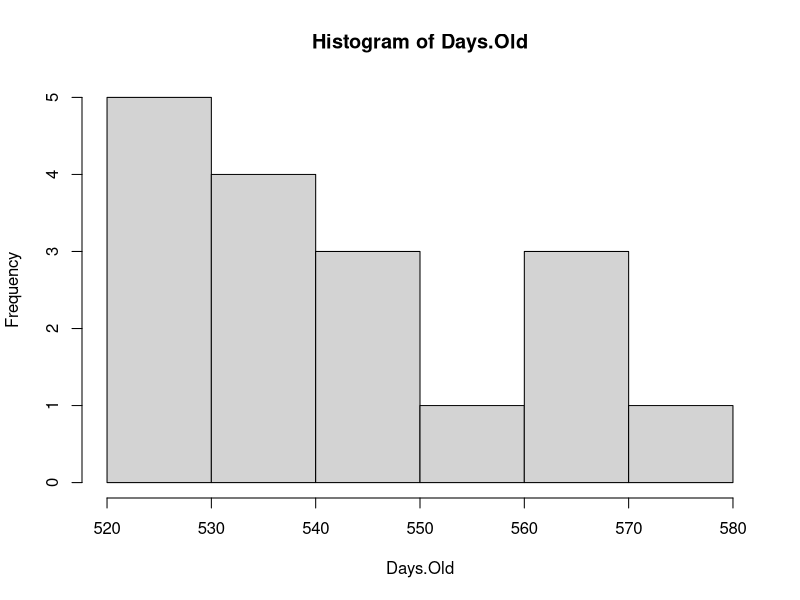
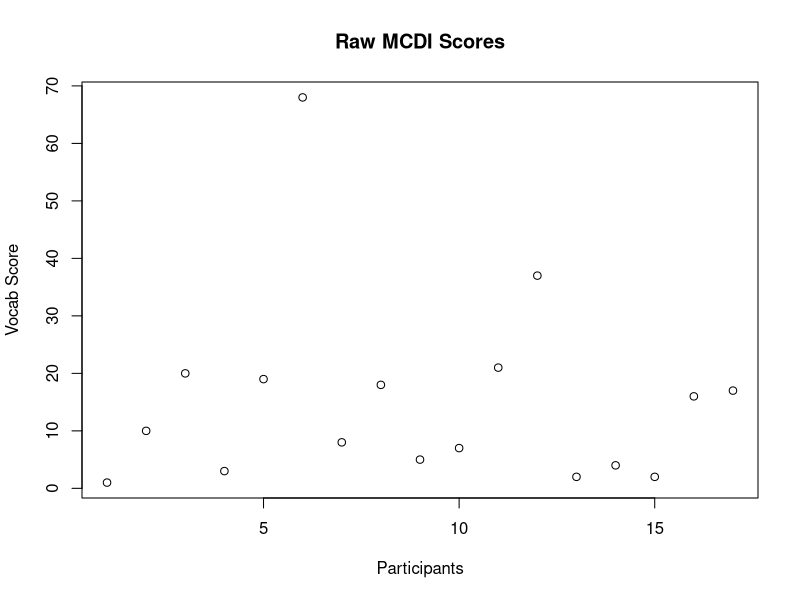
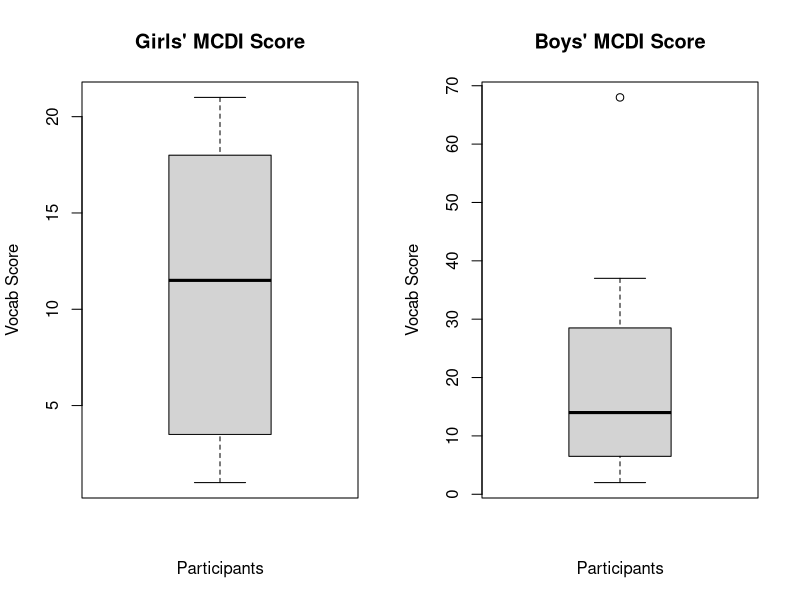
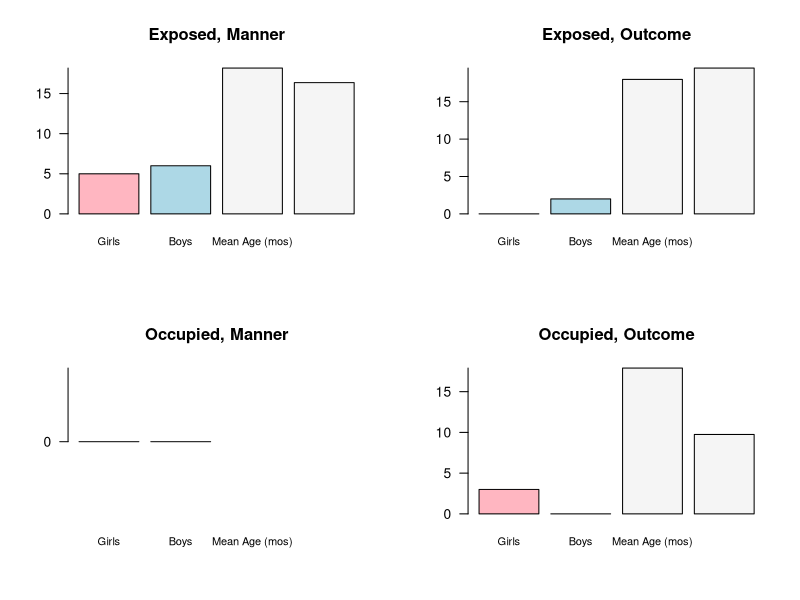

Reproduce these figures in R, in order. (Note: this script raises an error after producing the figures.)
## Chelsea Lide
## Headbop Data Analysis 
## Honors Thesis in Psychology: Mind, Brain, Behavior
## Harvard University, Class of 2016
## ---------------------------------------------------------------------------------------------------



## Exploratory Descriptive Analyses -----------------------------------------------------------------------------


if (!require(graphics)) {install.packages("graphics"); require(graphics)}


## Participant Descriptives -----------------------

raw.data <- read.csv("HBThesis_Data.csv")

# Kick out excluded participants

mydata <- raw.data[raw.data$Include == 1,]
mydata <- raw.data[!is.na(raw.data$Has.Exploration.Period),]

attach(mydata)

# Number of participants

n <- dim(mydata)[1]
n 

# Gender distribution

girls <- sum(mydata$Gender == "F")
boys <- sum(mydata$Gender == "M")

girls
boys

# Age 

summary(mydata$Year.and.Months)
summary(mydata$Days.Old)
hist(Days.Old)

# MCDI 

# All participants
summary(mydata$Raw.MCDI..Harvard.Only.)
plot(mydata$Raw.MCDI..Harvard.Only., main = "Raw MCDI Scores", xlab = "Participants", ylab = "Vocab Score")

# Gender Differences 
FMCDI <- subset(mydata, Gender == "F", select = Raw.MCDI..Harvard.Only.)
MMCDI <- subset(mydata, Gender == "M", select = Raw.MCDI..Harvard.Only.)

x11()
op <- par(mfrow = c(1,2))
boxplot(FMCDI, main = "Girls' MCDI Score", xlab = "Participants", ylab = "Vocab Score")
boxplot(MMCDI, main = "Boys' MCDI Score", xlab = "Participants", ylab = "Vocab Score")
par(op)


# Per Condition 

# gender, age, MCDI
sub.ex.man <- subset(mydata, Lang.Condition == "Dax to toy" & Action.Condition == "Hands Free", select = c(Gender, Days.Old, Raw.MCDI..Harvard.Only.))
sub.ex.out <- subset(mydata, Lang.Condition == "Dax toy" & Action.Condition == "Hands Free", select = c(Gender, Days.Old, Raw.MCDI..Harvard.Only.))
sub.oc.man <- subset(mydata, Lang.Condition == "Dax to toy" & Action.Condition == "Hands Occupied", select = c(Gender, Days.Old, Raw.MCDI..Harvard.Only.))
sub.oc.out <- subset(mydata, Lang.Condition == "Dax toy" & Action.Condition == "Hands Occupied", select = c(Gender, Days.Old, Raw.MCDI..Harvard.Only.))

# Exposed, Manner 
sem.girls <- sum(sub.ex.man$Gender == "F")
sem.boys <- sum(sub.ex.man$Gender == "M")
sem.age <- mean(sub.ex.man$Days.Old)
sem.MCDI <- mean(sub.ex.man$Raw.MCDI..Harvard.Only.)
ex.man <- c(sem.girls, sem.boys, I(sem.age/30), sem.MCDI)
ex.man

# Exposed, Outcome 
seo.girls <- sum(sub.ex.out$Gender == "F")
seo.boys <- sum(sub.ex.out$Gender == "M")
seo.age <- mean(sub.ex.out$Days.Old)
seo.MCDI <- mean(sub.ex.out$Raw.MCDI..Harvard.Only.)
ex.out <- c(seo.girls, seo.boys, I(seo.age/30), seo.MCDI)
ex.out

# Occupied, Manner 
som.girls <- sum(sub.oc.man$Gender == "F")
som.boys <- sum(sub.oc.man$Gender == "M")
som.age <- mean(sub.oc.man$Days.Old)
som.MCDI <- mean(sub.oc.man$Raw.MCDI..Harvard.Only.)
oc.man <- c(som.girls, som.boys, I(som.age/30), som.MCDI)
oc.man

# Occupied, Outcome 
soo.girls <- sum(sub.oc.out$Gender == "F")
soo.boys <- sum(sub.oc.out$Gender == "M")
soo.age <- mean(sub.oc.out$Days.Old)
soo.MCDI <- mean(sub.oc.out$Raw.MCDI..Harvard.Only.)
oc.out <- c(soo.girls, soo.boys, I(soo.age/30), soo.MCDI)
oc.out

x11()
op <- par(mfrow = c(2,2))
barplot(ex.man, names.arg = c("Girls", "Boys", "Mean Age (mos)", "Mean Vocab"),
        cex.names = .8, col = c("lightpink", "lightblue", "whitesmoke", "whitesmoke"), main = "Exposed, Manner", axes = FALSE)
axis(2, las = 1, at = seq(0 , 30, by = 5))
barplot(ex.out, names.arg = c("Girls", "Boys", "Mean Age (mos)", "Mean Vocab"), 
        cex.names = .8, col = c("lightpink", "lightblue", "whitesmoke", "whitesmoke"), main = "Exposed, Outcome", axes = FALSE)
axis(2, las = 1, at = seq(0 , 30, by = 5))
barplot(oc.man, names.arg = c("Girls", "Boys", "Mean Age (mos)", "Mean Vocab"), 
        cex.names = .8, col = c("lightpink", "lightblue", "whitesmoke", "whitesmoke"), main = "Occupied, Manner", axes = FALSE)
axis(2, las = 1, at = seq(0 , 30, by = 5))
barplot(oc.out, names.arg = c("Girls", "Boys", "Mean Age (mos)", "Mean Vocab"), 
        cex.names = .8, col = c("lightpink", "lightblue", "whitesmoke", "whitesmoke"), main = "Occupied, Outcome", axes = FALSE)
axis(2, las = 1, at = seq(0 , 30, by = 5))
par(op)

detach(mydata)

# -----------------------------------------------------------------------

#Read in and merge individual data sets

load_data <- function(path) { 
  files <- dir(path, pattern = '\\.csv', full.names = TRUE)
  tables <- lapply(files, read.csv)
  do.call(rbind, tables)
}

alldata <- load_data("/Users/cello72294/Desktop/Headbop Coded CSVs")

head(alldata)
attach(alldata)

## Trial Length Descriptives ----------------------



# Initializing the data frame 
trial.data <- subset(alldata, TrackName == "Total Trial Length", select = c(Participant, Condition, Hands, Language, Duration))
summary(trial.data)

# Converting duration units (from miliseconds to minutes)
duration.minutes <- I((trial.data$Duration/1000)/60)

# Initializing the data frame with converted units
participant.trial <- cbind(trial.data[1:4], duration.minutes)

# Between Hand Conditions

# Subset paricipants in the Hands Exposed Condtion
trial.ex <- subset(participant.trial, Hands == "Exposed", select = c(Participant, duration.minutes))

# Subset participants in the Hands Occupied Condition
trial.oc <- subset(participant.trial, Hands == "Occupied", select = c(Participant, duration.minutes))

# Plot the two side-by-side

x11()
op <- par(mfrow = c(1,2))
plot(trial.ex, type = "p", main = "Total Trial Duration - Hands Exposed", cex.main = .8, xlab = "Participants", ylab = "Duration (s)", axes = FALSE)
axis(1, lab = FALSE)
axis(2, las = 1, at = seq(0 , 20))
mdex <- mean(duration.minutes)
abline(h = mdex, col = "red") 
text(2,80, "mean = X seconds", cex = .6, col = "red") 
plot(trial.oc, type = "p", main = "Total Trial Duration - Hands Occupied", cex.main =.8, xlab = "Participants", ylab = " ", axes = FALSE) 
axis(1, lab = FALSE)
axis(2, las = 1, at = seq(0, 20))     
mdoc <- mean(duration.minutes) 
abline(h = mdoc, col = "red") 
text(2,80, "mean = X seconds", cex = .6, col = "red") 
par(op)

# Between Language Conditions

# Subset paricipants in the Hands Exposed Condtion
trial.man <- subset(participant.trial, Language == "Dax To", select = c(Participant, duration.minutes))

# Subset participants in the Hands Occupied Condition
trial.out <- subset(participant.trial, Language == "Dax", select = c(Participant, duration.minutes))

# Plot the two side-by-side

x11()
op <- par(mfrow = c(1,2))
plot(trial.man, type = "p", main = "Total Trial Duration - Manner", cex.main = .8, xlab = "Participants", ylab = "Duration (s)", axes = FALSE)
axis(1, lab = FALSE)
axis(2, las = 1, at = seq(0 , 20))
mdex <- mean(duration.minutes)
abline(h = mdex, col = "red") 
text(2,80, "mean = X seconds", cex = .6, col = "red") 
plot(trial.out, type = "p", main = "Total Trial Duration - Hands Occupied", cex.main =.8, xlab = "Participants", ylab = " ", axes = FALSE) 
axis(1, lab = FALSE)
axis(2, las = 1, at = seq(0, 20))     
mdoc <- mean(duration.minutes) 
abline(h = mdoc, col = "red") 
text(2,80, "mean = X seconds", cex = .6, col = "red") 
par(op)

# Between All Conditions

# Subsetting 

trial.1 <- subset(participant.trial, Condition == "Exposed, Dax To", select = c(Participant, duration.minutes))
trial.2 <- subset(participant.trial, Condition == "Exposed, Dax", select = c(Participant, duration.minutes))
trial.3 <- subset(participant.trial, Condition == "Occupied, Dax To", select = c(Participant, duration.minutes))
trial.4 <- subset(participant.trial, Condition == "Occupied, Dax", select = c(Participant, duration.minutes))

x11()
op <- par(mfrow = c(1,4))
boxplot(trial.1[2], main = "Exposed, Dax To", ylab = "Demonstration Duration (s)")
boxplot(trial.2[2], main = "Exposed, Dax")
boxplot(trial.3[2], main = "Occupied, Dax To")
boxplot(trial.4[2], main = "Occupied, Dax")
par(op)




## Warm Up Descriptives ---------------------------

# Initializing the data frame 
warmup.data <- subset(alldata, TrackName == "Warm Up Duration", select = c(Participant, Condition, Hands, Language, Duration))
summary(warmup.data)

# Converting duration units (from miliseconds to minutes)
duration.minutes <- I((warmup.data$Duration/1000)/60)

# Initializing the data frame with converted units
participant.warmup <- cbind(warmup.data[1:4], duration.minutes)

# Between Hand Conditions

# Subset paricipants in the Hands Exposed Condtion
warmup.ex <- subset(participant.warmup, Hands == "Exposed", select = c(Participant, duration.minutes))

# Subset participants in the Hands Occupied Condition
warmup.oc <- subset(participant.warmup, Hands == "Occupied", select = c(Participant, duration.minutes))

# Plot the two side-by-side

x11()
op <- par(mfrow = c(1,2))
plot(warmup.ex, type = "p", main = "Warm-Up Duration - Hands Exposed", cex.main = .8, xlab = "Participants", ylab = "Duration (s)", axes = FALSE)
axis(1, lab = FALSE)
axis(2, las = 1, at = seq(0 , 20))
mdex <- mean(duration.minutes)
abline(h = mdex, col = "red") 
text(2,80, "mean = X seconds", cex = .6, col = "red") 
plot(warmup.oc, type = "p", main = "Warm-Up Duration - Hands Occupied", cex.main =.8, xlab = "Participants", ylab = " ", axes = FALSE) 
axis(1, lab = FALSE)
axis(2, las = 1, at = seq(0, 20))     
mdoc <- mean(duration.minutes) 
abline(h = mdoc, col = "red") 
text(2,80, "mean = X seconds", cex = .6, col = "red") 
par(op)

# Between Language Conditions

# Subset paricipants in the Hands Exposed Condtion
warmup.man <- subset(participant.warmup, Language == "Dax To", select = c(Participant, duration.minutes))

# Subset participants in the Hands Occupied Condition
warmup.out <- subset(participant.warmup, Language == "Dax", select = c(Participant, duration.minutes))

# Plot the two side-by-side

x11()
op <- par(mfrow = c(1,2))
plot(warmup.man, type = "p", main = "Warm-Up Duration - Manner", cex.main = .8, xlab = "Participants", ylab = "Duration (s)", axes = FALSE)
axis(1, lab = FALSE)
axis(2, las = 1, at = seq(0 , 20))
mdex <- mean(duration.minutes)
abline(h = mdex, col = "red") 
text(2,80, "mean = X seconds", cex = .6, col = "red") 
plot(warmup.out, type = "p", main = "Warm-Up Duration - Hands Occupied", cex.main =.8, xlab = "Participants", ylab = " ", axes = FALSE) 
axis(1, lab = FALSE)
axis(2, las = 1, at = seq(0, 20))     
mdoc <- mean(duration.minutes) 
abline(h = mdoc, col = "red") 
text(2,80, "mean = X seconds", cex = .6, col = "red") 
par(op)

# Between All Conditions

# Subsetting 

warmup.1 <- subset(participant.warmup, Condition == "Exposed, Dax To", select = c(Participant, duration.minutes))
warmup.2 <- subset(participant.warmup, Condition == "Exposed, Dax", select = c(Participant, duration.minutes))
warmup.3 <- subset(participant.warmup, Condition == "Occupied, Dax To", select = c(Participant, duration.minutes))
warmup.4 <- subset(participant.warmup, Condition == "Occupied, Dax", select = c(Participant, duration.minutes))

x11()
op <- par(mfrow = c(1,4))
boxplot(warmup.1[2], main = "Exposed, Dax To", ylab = "Demonstration Duration (s)")
boxplot(warmup.2[2], main = "Exposed, Dax")
boxplot(warmup.3[2], main = "Occupied, Dax To")
boxplot(warmup.4[2], main = "Occupied, Dax")
par(op)



## Demonstration Descriptives ----------------------

# Initializing the data frame 
demonstration.data <- subset(alldata, TrackName == "Demonstration Duration", select = c(Participant, Condition, Hands, Language, Duration))
summary(demonstration.data)

# Converting duration units (from miliseconds to seconds)
duration.seconds <- I(demonstration.data$Duration/1000)

# Initializing the data frame with converted units
participant.demonstration <- cbind(demonstration.data[1:4], duration.seconds)

# Plot of demonstration duration by participant 
x11()
plot(participant.demonstration [c (1,5)], type = "p", 
     main = "Demonstration Duration", xlab = "Participant", ylab = "Duration (s)")
md <- mean(duration.seconds)
h <- abline(h = md, col = "red")

# Between Hand Conditions

# Subset paricipants in the Hands Exposed Condtion
demo.ex <- subset(participant.demonstration, Hands == "Exposed", select = c(Participant, duration.seconds))

# Subset participants in the Hands Occupied Condition
demo.oc <- subset(participant.demonstration, Hands == "Occupied", select = c(Participant, duration.seconds))

# Plot the two side-by-side

x11()
op <- par(mfrow = c(1,2))
plot(demo.ex, type = "p", main = "Demonstration Duration - Hands Exposed", cex.main = .8, xlab = "Participants", ylab = "Duration (s)", axes = FALSE)
axis(1, lab = FALSE)
axis(2, las = 1, at = seq(30 , 60, by = 5))
mdex <- mean(duration.seconds)
abline(h = mdex, col = "red") 
text(2,80, "mean = X seconds", cex = .6, col = "red") 
plot(demo.oc, type = "p", main = "Demonstration Duration - Hands Occupied", cex.main =.8, xlab = "Participants", ylab = " ", axes = FALSE) 
axis(1, lab = FALSE)
axis(2, las = 1, at = seq(30 , 60, by = 5))     
mdoc <- mean(duration.seconds) 
abline(h = mdoc, col = "red") 
text(2,80, "mean = X seconds", cex = .6, col = "red") 
par(op)


# Between Language Conditions

# Subset paricipants in the Manner Condtion
demo.man <- subset(participant.demonstration, Language == "Dax To", select = c(Participant, duration.seconds))

# Subset participants in the Outcome Condition
demo.out <- subset(participant.demonstration, Language == "Dax", select = c(Participant, duration.seconds))

x11()
op <- par(mfrow = c(1,2))
plot(demo.man, type = "p", main = "Demonstration Duration - Manner", cex.main = .8, xlab = "Participants", ylab = "Duration (s)", axes = FALSE)
axis(1, lab = FALSE)
axis(2, las = 1, at = seq(30 , 60, by = 5))
mdex <- mean(duration.seconds)
abline(h = mdex, col = "red") 
text(2,80, "mean = X seconds", cex = .6, col = "red") 
plot(demo.out, type = "p", main = "Demonstration Duration - Outcome", cex.main =.8, xlab = "Participants", ylab = " ", axes = FALSE) 
axis(1, lab = FALSE)
axis(2, las = 1, at = seq(30 , 60, by = 5))     
mdoc <- mean(duration.seconds) 
abline(h = mdoc, col = "red") 
text(2,80, "mean = X seconds", cex = .6, col = "red") 
par(op)


# Between All Conditions

# Subsetting 

demo.1 <- subset(participant.demonstration, Condition == "Exposed, Dax To", select = c(Participant, duration.seconds))
demo.2 <- subset(participant.demonstration, Condition == "Exposed, Dax", select = c(Participant, duration.seconds))
demo.3 <- subset(participant.demonstration, Condition == "Occupied, Dax To", select = c(Participant, duration.seconds))
demo.4 <- subset(participant.demonstration, Condition == "Occupied, Dax", select = c(Participant, duration.seconds))

x11()
op <- par(mfrow = c(1,4))
boxplot(demo.1[2], main = "Exposed, Dax To", ylab = "Demonstration Duration (s)")
boxplot(demo.2[2], main = "Exposed, Dax")
boxplot(demo.3[2], main = "Occupied, Dax To")
boxplot(demo.4[2], main = "Occupied, Dax")
par(op)


## (Basic) First Response Window Descriptives ----------------------

# Initializing the data frame 
frw.data <- subset(alldata, TrackName == "First Response Window", select = c(Participant, Condition, Hands, Language, Duration))
summary(frw.data)

# Converting duration units (from miliseconds to seconds)
duration.seconds <- I(frw.data$Duration/1000)

# Initializing the data frame with converted units
participant.frw <- cbind(frw.data[1:4], duration.seconds)

# Plot of demonstration duration by participant 
x11()
plot(participant.frw [c (1,5)], type = "p", 
     main = "First Response Window Duration", xlab = "Participant", ylab = "Duration (s)")
md <- mean(duration.seconds)
abline(h = md, col = "red")

# Between Hand Conditions

# Subset paricipants in the Hands Exposed Condtion
frw.ex <- subset(participant.frw, Hands == "Exposed", select = c(Participant, duration.seconds))

# Subset participants in the Hands Occupied Condition
frw.oc <- subset(participant.frw, Hands == "Occupied", select = c(Participant, duration.seconds))

# Plot the two side-by-side

x11()
op <- par(mfrow = c(1,2))
plot(frw.ex, type = "p", main = "First Response Window Duration - Hands Exposed", cex.main = .8, xlab = "Participants", ylab = "Duration (s)", axes = FALSE)
axis(1, lab = FALSE)
axis(2, las = 1, at = seq(0 , 40, by = 5))
mdex <- mean(duration.seconds)
abline(h = mdex, col = "red") 
text(2,80, "mean = X seconds", cex = .4, col = "red") 
plot(frw.oc, type = "p", main = "First Response Window Duration - Hands Occupied", cex.main =.8, xlab = "Participants", ylab = " ", axes = FALSE) 
axis(1, lab = FALSE)
axis(2, las = 1, at = seq(0 , 40, by = 5))     
mdoc <- mean(duration.seconds) 
abline(h = mdoc, col = "red") 
text(2,80, "mean = X seconds", cex = .4, col = "red") 
par(op)


# Between Language Conditions

# Subset paricipants in the Manner Condtion
frw.man <- subset(participant.frw, Language == "Dax To", select = c(Participant, duration.seconds))

# Subset participants in the Outcome Condition
frw.out <- subset(participant.frw, Language == "Dax", select = c(Participant, duration.seconds))

x11()
op <- par(mfrow = c(1,2))
plot(frw.man, type = "p", main = "First Response Window Duration - Manner", cex.main = .8, xlab = "Participants", ylab = "Duration (s)", axes = FALSE)
axis(1, lab = FALSE)
axis(2, las = 1, at = seq(0, 40, by = 5))
mdex <- mean(duration.seconds)
abline(h = mdex, col = "red") 
text(2,80, "mean = X seconds", cex = .6, col = "red") 
plot(frw.out, type = "p", main = "First Response Window Duration - Outcome", cex.main =.8, xlab = "Participants", ylab = " ", axes = FALSE) 
axis(1, lab = FALSE)
axis(2, las = 1, at = seq(0, 40, by = 5))     
mdoc <- mean(duration.seconds) 
abline(h = mdoc, col = "red") 
text(2,80, "mean = X seconds", cex = .6, col = "red") 
par(op)


# Between All Conditions

# Subsetting 

frw.1 <- subset(participant.frw, Condition == "Exposed, Dax To", select = c(Participant, duration.seconds))
frw.2 <- subset(participant.frw, Condition == "Exposed, Dax", select = c(Participant, duration.seconds))
frw.3 <- subset(participant.frw, Condition == "Occupied, Dax To", select = c(Participant, duration.seconds))
frw.4 <- subset(participant.frw, Condition == "Occupied, Dax", select = c(Participant, duration.seconds))

x11()
op <- par(mfrow = c(1,4))
boxplot(frw.1[2], main = "Exposed, Dax To", ylab = "Demonstration Duration (s)")
boxplot(frw.2[2], main = "Exposed, Dax")
boxplot(frw.3[2], main = "Occupied, Dax To")
boxplot(frw.4[2], main = "Occupied, Dax")
par(op)



## (Basic) Exploration Descriptives ------------------------

# Initializing the data frame
exploration.data <- subset(alldata, TrackName == "Exploration Duration", select = c(Participant, Condition, Hands, Language, Duration))
summary(exploration.data)

# Converting duration units (from miliseconds to seconds)
duration.seconds <- I(exploration.data$Duration/1000)

# Initializing the data frame with converted units
participant.exploration <- cbind(exploration.data[1:4], duration.seconds)

# Plot of exploration duration by participant 
x11()
plot(participant.exploration [c (1,5)], type = "p", 
     main = "Exploration Duration", xlab = "Participant", ylab = "Duration (s)")
md <- mean(duration.seconds)
h <- abline(h = md, col = "red")
text(3.5,76, "Average Exploration = 74 seconds", cex = .6, font = 2, col = "red")

# Between Hand Conditions

# Subset paricipants in the Hands Exposed Condtion
exploration.ex <- subset(participant.exploration, Hands == "Exposed", select = c(Participant, duration.seconds))

# Subset participants in the Hands Occupied Condition
exploration.oc <- subset(participant.exploration, Hands == "Occupied", select = c(Participant, duration.seconds))

# Plot the two side-by-side

x11()
op <- par(mfrow = c(1,2))
plot(exploration.ex, type = "p", 
     main = "Exploration Duration - Hands Exposed", cex.main = .8, xlab = "Participants", ylab = "Duration (s)", axes = FALSE)
axis(1, lab = FALSE)
axis(2, las = 1, at = seq(40 , 100, by = 10))
mdex <- mean(duration.seconds)
abline(h = mdex, col = "red") 
text(2,80, "mean = X seconds", cex = .6, col = "red") 
plot(exploration.oc, type = "p", 
     main = "Exploration Duration - Hands Occupied", cex.main =.8, xlab = "Participant", axes = FALSE) 
axis(1, lab = FALSE)
axis(2, las = 1, at = seq(40 , 100, by = 10))     
mdoc <- mean(duration.seconds) 
abline(h = mdoc, col = "red") 
text(2,80, "mean = X seconds", cex = .6, col = "red") 
par(op)


# Between Language Conditions

# Subset paricipants in the Manner Condtion
exploration.man <- subset(participant.exploration, Language == "Dax To", select = c(Participant, duration.seconds))

# Subset participants in the Outcome Condition
exploration.out <- subset(participant.exploration, Language == "Dax", select = c(Participant, duration.seconds))

# Plot the two side-by-side

x11()
op <- par(mfrow = c(1,2))
plot(exploration.man, type = "b", 
     main = "Exploration Duration - Manner", cex.main = .8, xlab = "Participant", ylab = "Duration (s)")
mdman <- mean(duration.seconds)
abline(h = mdman, col = "red")
text(2,80, "mean = X seconds", cex = .6, col = "red")
plot(exploration.out, type = "b", 
     main = "Exploration Duration - Outcome", cex.main =.8, xlab = "Participant", ylab = "Duration (s)")
mdout <- mean(duration.seconds)
abline(h = mdout, col = "red")
text(2,80, "mean = X seconds", cex = .6, col = "red")
par(op)


# Between All Conditions

# Subsetting 

exp.1 <- subset(participant.exploration, Condition == "Exposed, Dax To", select = c(Participant, duration.seconds))
exp.2 <- subset(participant.exploration, Condition == "Exposed, Dax", select = c(Participant, duration.seconds))
exp.3 <- subset(participant.exploration, Condition == "Occupied, Dax To", select = c(Participant, duration.seconds))
exp.4 <- subset(participant.exploration, Condition == "Occupied, Dax", select = c(Participant, duration.seconds))

x11()
op <- par(mfrow = c(1,4))
boxplot(exp.1[2], main = "Exposed, Dax To", ylab = "Exploration Duration (s)")
boxplot(exp.2[2], main = "Exposed, Dax")
boxplot(exp.3[2], main = "Occupied, Dax To")
boxplot(exp.4[2], main = "Occupied, Dax")
par(op)


## (Basic) First Response Descriptives ----------------------------------------

# All conditions 

head.touches <- as.data.frame(subset(mydata, Response..First.Action. == "Head", select = c(Participant.., Lang.Condition, Action.Condition)))
hand.touches <- as.data.frame(subset(mydata, Response..First.Action. == "Hand", select = c(Participant.., Lang.Condition, Action.Condition)))

summary(head.touches)  ## seems to be trending in the opposite direction as predicted
summary(hand.touches)  ## also seems to be trending in the opposite direction as predicted

# By Hands 

response.exposed <- subset(mydata, Action.Condition == "Hands Free" , select = c(Participant.., Response..First.Action.))
response.occupied <- subset(mydata, Action.Condition == "Hands Occupied" , select = c(Participant.., Response..First.Action.))

#### kick out NAs?

# PLOT THEM


# By Language

response.manner <- subset(mydata, Lang.Condition == "Dax to toy" , select = c(Participant.., Response..First.Action.))
response.outcome <- subset(mydata, Lang.Condition == "Dax toy" , select = c(Participant.., Response..First.Action.))



# Per condition




## Things to add: 
## 1) First Response Descriptives
## 2) Logistic Regression
## 3) Interactions
## 4) ? 

detach(alldata)





